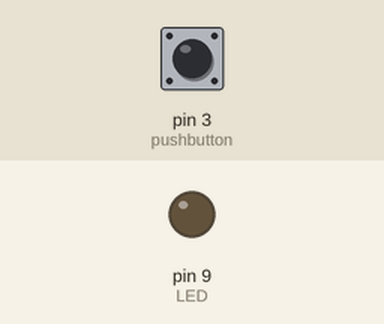
The sketch below on a simulated Arduino Uno, built with avr-gcc and run on an emulated ATmega328P. On the bench: output pins drawn as LEDs (lit = HIGH). The test bench sets the inputs (shaded band); at power-on: pin 3 (pushbutton) LOW.

Above: at 1.2 s.
1.3 s: pin 3 (pushbutton) pulled HIGH for 0.15 s
At 2.4 s:
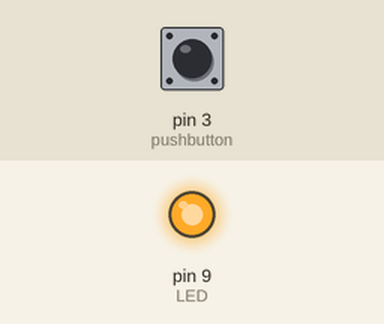
Timing chart, 0 to 12.8 s (numbered marks = the images above; inputs shaded):
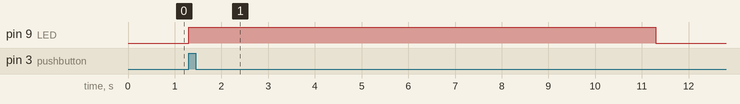

The sketch:

Push.ino
```cpp
int pushbutton = 0;


void setup()
{
  pinMode (3, INPUT); //pushbutton
  pinMode(9, OUTPUT); // LED
}

void loop()
{
  pushbutton = digitalRead(3);
  if (pushbutton == HIGH) {
    digitalWrite(9, HIGH);
    delay(10000); // Wait for 10000 millisecond(s)
  } else {
    digitalWrite(9, LOW);
  }
}
```

Measured:
- after the input at 1.3 s, pin 9 (LED): LOW → HIGH at once, → LOW 10.0 s later
